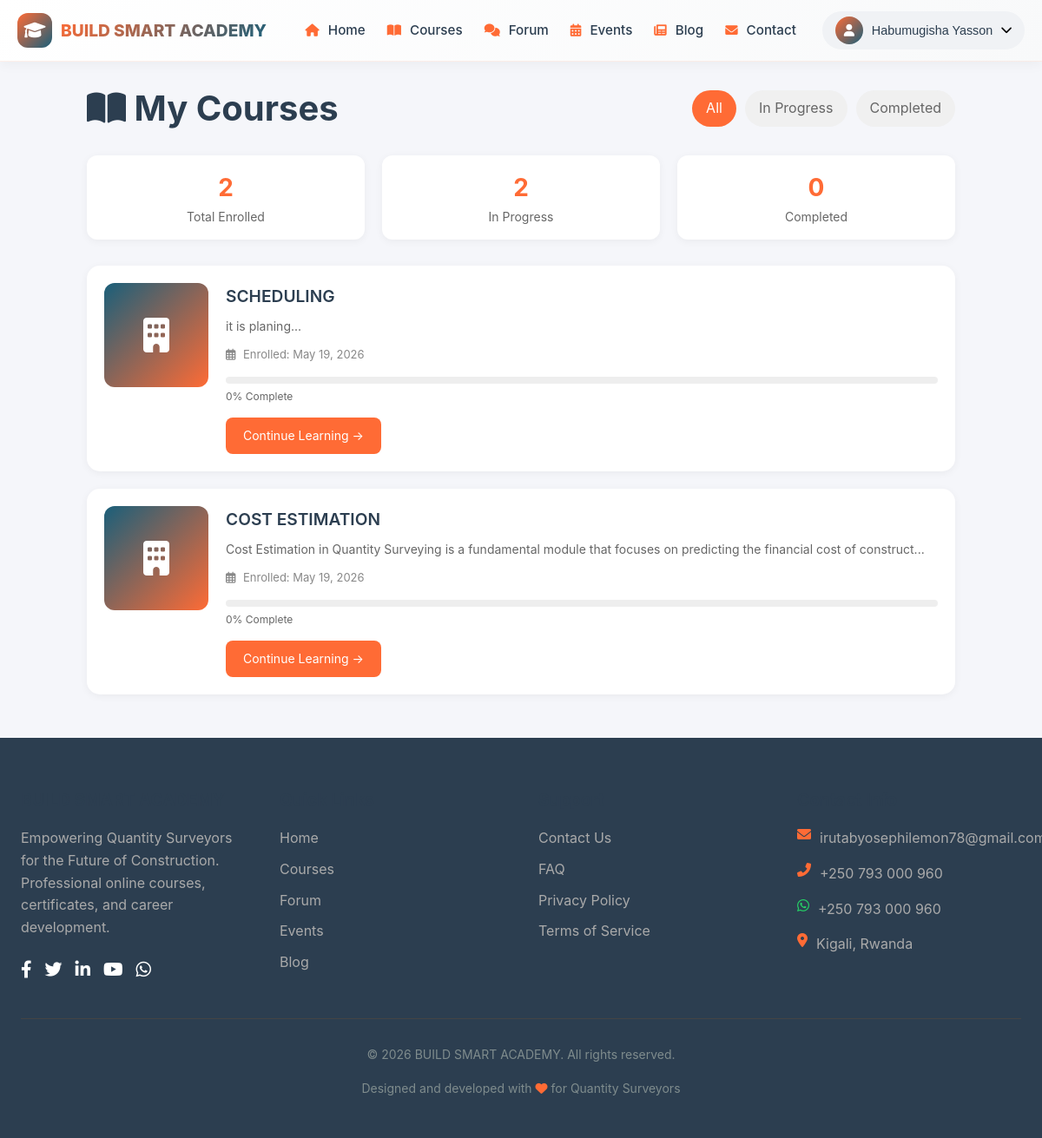
Page /my-courses.php (signed in) on the committed database.
### tables this page shows
CREATE TABLE `enrollments` (
  `id` int(11) NOT NULL,
  `user_id` int(11) NOT NULL,
  `course_id` int(11) NOT NULL,
  `payment_id` int(11) DEFAULT NULL,
  `enrolled_at` timestamp NOT NULL DEFAULT current_timestamp(),
  `is_completed` tinyint(1) DEFAULT 0,
  `completed_at` timestamp NULL DEFAULT NULL
);

CREATE TABLE `courses` (
  `id` int(11) NOT NULL,
  `title` varchar(255) NOT NULL,
  `description` text DEFAULT NULL,
  `price` int(11) DEFAULT 0 COMMENT 'in RWF, 0 = free',
  `is_paid` tinyint(1) DEFAULT 0,
  `featured_image` varchar(500) DEFAULT NULL,
  `category` varchar(100) DEFAULT NULL,
  `instructor_id` int(11) DEFAULT NULL,
  `total_units` int(11) DEFAULT 0,
  `final_passing_score` int(11) DEFAULT 80,
  `status` enum('draft','published') DEFAULT 'draft',
  `created_by` int(11) DEFAULT NULL,
  `created_at` timestamp NOT NULL DEFAULT current_timestamp()
);

### functions.php (called while the page is built, shortened)
<?php
if (!function_exists('getCourseProgress')) {
    function getCourseProgress($user_id, $course_id) {
        $db = Database::getConnection();
        $stmt = $db->prepare("
            SELECT
                COUNT(DISTINCT cu.id) as total_units,
                COUNT(DISTINCT CASE WHEN upp.status = 'completed' THEN upp.unit_id END) as completed_units
            FROM course_units cu
            LEFT JOIN user_unit_progress upp ON cu.id = upp.unit_id AND upp.user_id = ?
            WHERE cu.course_id = ?
        ");
        $stmt->execute([$user_id, $course_id]);
        $result = $stmt->fetch();
        return 0;
    }
}
if (!function_exists('getEnrolledCourses')) {
    function getEnrolledCourses($user_id, $limit = null) {
        $db = Database::getConnection();
        $sql = "
            SELECT c.*, e.enrolled_at, e.is_completed, e.completed_at
            FROM enrollments e
            JOIN courses c ON e.course_id = c.id
            WHERE e.user_id = ?
            ORDER BY e.enrolled_at DESC
        ";
        if ($limit) {
            $sql .= " LIMIT ?";
            $stmt = $db->prepare($sql);
            $stmt->execute([$user_id, $limit]);
        } else {
            $stmt = $db->prepare($sql);
            $stmt->execute([$user_id]);
        }
        return $stmt->fetchAll();
    }
}
if (!function_exists('formatDate')) {
    function formatDate($timestamp, $format = 'M d, Y') {
        return date($format, strtotime($timestamp));
    }
}
?>

### my-courses.php (the view, shortened to what this page needs)
<?php
require_once __DIR__ . '/../config/functions.php';
$user_id = getCurrentUserId();
$enrolled_courses = getEnrolledCourses($user_id);
$status = $_GET['status'] ?? 'all';
$filtered_courses = [];
$completed_count = 0;
$in_progress_count = 0;
foreach ($enrolled_courses as $course) {
    if ($course['is_completed']) {
        $completed_count++;
        if ($status === 'completed') {
            $filtered_courses[] = $course;
        }
    } else {
        $in_progress_count++;
    }
}
if ($status === 'all') {
    $filtered_courses = $enrolled_courses;
}
?>
<!DOCTYPE html>
<html lang="en">
<head>
    <link rel="stylesheet" href="<?php echo SITE_URL; ?>assets/css/style.css">
    <link rel="stylesheet" href="https://cdnjs.cloudflare.com/ajax/libs/font-awesome/6.0.0/css/all.min.css">
</head>
<body>
    <?php include __DIR__ . '/../includes/navbar.php'; ?>
    <div class="container">
        <div class="my-courses-container">
            <div class="page-header">
                <h1><i class="fas fa-book-open"></i> My Courses</h1>
                <div class="status-filters">
                    <a href="?status=all" class="filter-btn <?php echo $status === 'all' ? 'active' : ''; ?>">All</a>
                    <a href="?status=in_progress" class="filter-btn <?php echo $status === 'in_progress' ? 'active' : ''; ?>">In Progress</a>
                    <a href="?status=completed" class="filter-btn <?php echo $status === 'completed' ? 'active' : ''; ?>">Completed</a>
                </div>
            </div>
            <div class="stats-row">
                <div class="stat-box">
                    <div class="stat-number"><?php echo count($enrolled_courses); ?></div>
                    <div class="stat-label">Total Enrolled</div>
                </div>
                <div class="stat-box">
                    <div class="stat-number"><?php echo $in_progress_count; ?></div>
                    <div class="stat-label">In Progress</div>
                </div>
                <div class="stat-box">
                    <div class="stat-number"><?php echo $completed_count; ?></div>
                    <div class="stat-label">Completed</div>
                </div>
            </div>
            <?php if (count($filtered_courses) > 0): ?>
                <?php foreach ($filtered_courses as $course):
                    $progress = getCourseProgress($user_id, $course['id']);
                ?>
                    <div class="course-card">
                        <div class="course-image">
                            <i class="fas fa-building"></i>
                        </div>
                        <div class="course-info">
                            <div class="course-title"><?php echo htmlspecialchars($course['title']); ?></div>
                            <div class="course-description">
                                <?php echo htmlspecialchars(substr($course['description'], 0, 120)) . '...'; ?>
                            </div>
                            <div class="course-meta">
                                <span><i class="far fa-calendar-alt"></i> Enrolled: <?php echo formatDate($course['enrolled_at']); ?></span>
                            </div>
                            <div class="course-progress">
                                <div class="progress-bar">
                                </div>
                                <div class="progress-text"><?php echo $progress; ?>% Complete</div>
                            </div>
                            <div class="course-actions">
                                <?php if ($course['is_completed']): ?>
                                    <span class="completed-badge"><i class="fas fa-check"></i> Completed</span>
                                    <a href="<?php echo SITE_URL; ?>courses/course-details.php?id=<?php echo $course['id']; ?>" class="btn-review">Review Course</a>
                                <?php else: ?>
                                    <a href="<?php echo SITE_URL; ?>courses/continue.php?id=<?php echo $course['id']; ?>" class="btn-continue">Continue Learning →</a>
                                <?php endif; ?>
                            </div>
                        </div>
                    </div>
                <?php endforeach; ?>
            <?php endif; ?>
        </div>
    </div>
    <?php include __DIR__ . '/../includes/footer.php'; ?>
</body>
</html>

### style.css (style rules this page uses)
:root { --orange: #FF6B35; --orange-dark: #e55a2b; --blue: #1A5F7A; --blue-dark: #134b62; --dark: #2C3E50; --dark-light: #34495e; --light: #ECF0F1; --white: #FFFFFF; --gray: #7F8C8D; --gray-light: #bdc3c7; --green: #27AE60; --green-dark: #219a52; --red: #E74C3C; --red-dark: #c0392b; --yellow: #F39C12; --purple: #9B59B6; --shadow-sm: 0 2px 8px rgba(0,0,0,0.05); --shadow-md: 0 5px 20px rgba(0,0,0,0.08); --shadow-lg: 0 10px 40px rgba(0,0,0,0.12); --shadow-xl: 0 20px 60px rgba(0,0,0,0.15); --transition-fast: all 0.2s ease; --transition: all 0.3s ease; --transition-slow: all 0.5s ease; --border-radius-sm: 8px; --border-radius-md: 12px; --border-radius-lg: 16px; --border-radius-xl: 24px; }
* { margin: 0; padding: 0; box-sizing: border-box; }
*::before, *::after { box-sizing: border-box; }
html { scroll-behavior: smooth; -webkit-font-smoothing: antialiased; -moz-osx-font-smoothing: grayscale; }
body { font-family: 'Inter', -apple-system, BlinkMacSystemFont, 'Segoe UI', Roboto, 'Helvetica Neue', sans-serif; line-height: 1.6; color: var(--dark); background-color: #f5f6fa; overflow-x: hidden; }
h1, h2, h3, h4, h5, h6 { font-weight: 700; line-height: 1.2; margin-bottom: 0.5em; color: var(--dark); }
h1 { font-size: 2.5rem; }
a { color: var(--orange); text-decoration: none; transition: var(--transition); }
.container { max-width: 1280px; margin: 0 auto; padding: 0 24px; }

### my-courses.php (style rules this page uses)
.my-courses-container { max-width: 1000px; margin: 30px auto; }
.page-header { display: flex; justify-content: space-between; align-items: center; margin-bottom: 30px; flex-wrap: wrap; gap: 15px; }
.page-header h1 { margin: 0; }
.status-filters { display: flex; gap: 10px; }
.filter-btn { padding: 8px 16px; border-radius: 25px; text-decoration: none; background: #f0f0f0; color: #666; transition: all 0.3s; }
.filter-btn.active { background: var(--orange); color: white; }
.stats-row { display: flex; gap: 20px; margin-bottom: 30px; }
.stat-box { background: white; border-radius: 12px; padding: 15px 25px; flex: 1; text-align: center; box-shadow: 0 2px 10px rgba(0,0,0,0.05); }
.stat-number { font-size: 28px; font-weight: bold; color: var(--orange); }
.stat-label { color: #666; font-size: 14px; }
.course-card { background: white; border-radius: 15px; padding: 20px; margin-bottom: 20px; display: flex; gap: 20px; box-shadow: 0 2px 10px rgba(0,0,0,0.05); transition: transform 0.3s; }
.course-image { width: 120px; height: 120px; background: linear-gradient(135deg, var(--blue), var(--orange)); border-radius: 12px; display: flex; align-items: center; justify-content: center; font-size: 40px; color: white; flex-shrink: 0; }
.course-info { flex: 1; }
.course-title { font-size: 1.2rem; font-weight: 600; margin-bottom: 8px; }
.course-description { color: #666; font-size: 14px; margin-bottom: 12px; line-height: 1.5; }
.course-progress { margin: 15px 0; }
.progress-bar { background: #eee; border-radius: 10px; height: 8px; overflow: hidden; }
.progress-text { font-size: 12px; color: #666; margin-top: 5px; }
.course-meta { display: flex; gap: 20px; font-size: 13px; color: #888; margin-bottom: 15px; }
.course-meta i { margin-right: 5px; }
.course-actions { display: flex; gap: 10px; align-items: center; }
.btn-continue { background: var(--orange); color: white; padding: 10px 20px; border-radius: 8px; text-decoration: none; font-size: 14px; }

### rows in the picture
enrollments: course.title "SCHEDULING", course.description "it is planing", enrolled_at "May 19, 2026", progress "0"
enrollments: course.title "COST ESTIMATION", course.description "Cost Estimation in Quantity Surveying is a fundamental module that focuses on predicting the financial cost of construct", enrolled_at "May 19, 2026", progress "0"

### other values in the picture
$_SESSION['user_name'] "Habumugisha Yasson"
count($enrolled_courses) "2"
$in_progress_count "2"
$completed_count "0"
SITE_NAME "BUILD SMART ACADEMY"
